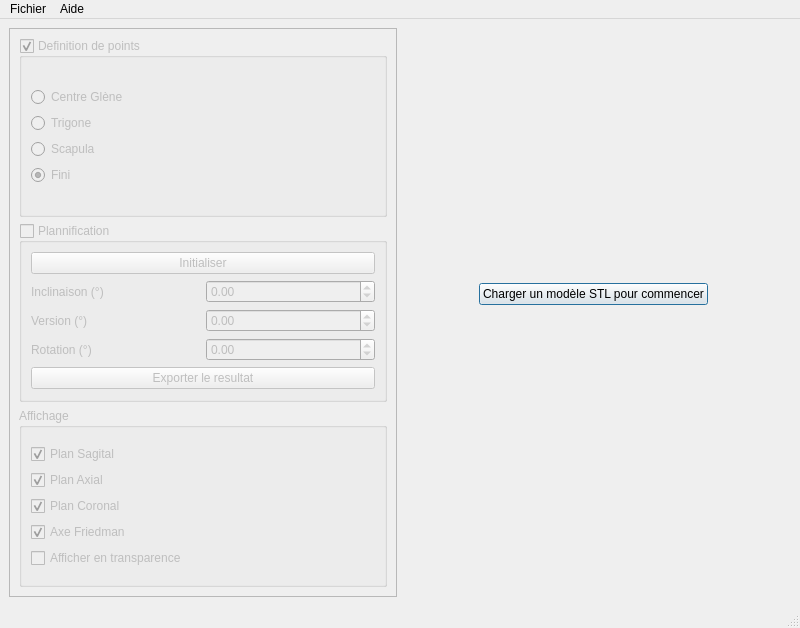
<?xml version="1.0" encoding="UTF-8"?>
<ui version="4.0">
 <class>ShoulderSelectionWindow</class>
 <widget class="QMainWindow" name="ShoulderSelectionWindow">
  <property name="geometry">
   <rect>
    <x>0</x>
    <y>0</y>
    <width>800</width>
    <height>628</height>
   </rect>
  </property>
  <property name="sizePolicy">
   <sizepolicy hsizetype="Preferred" vsizetype="Preferred">
    <horstretch>0</horstretch>
    <verstretch>0</verstretch>
   </sizepolicy>
  </property>
  <property name="windowTitle">
   <string>Planification épaule</string>
  </property>
  <widget class="QWidget" name="centralwidget">
   <layout class="QGridLayout" name="gridLayout_3">
    <item row="0" column="0">
     <layout class="QGridLayout" name="gridLayout">
      <item row="0" column="0">
       <widget class="QFrame" name="options_frame">
        <property name="enabled">
         <bool>false</bool>
        </property>
        <property name="sizePolicy">
         <sizepolicy hsizetype="Minimum" vsizetype="Preferred">
          <horstretch>0</horstretch>
          <verstretch>0</verstretch>
         </sizepolicy>
        </property>
        <property name="frameShape">
         <enum>QFrame::StyledPanel</enum>
        </property>
        <property name="frameShadow">
         <enum>QFrame::Raised</enum>
        </property>
        <layout class="QGridLayout" name="gridLayout_4">
         <item row="2" column="0">
          <widget class="QGroupBox" name="display_options">
           <property name="title">
            <string>Affichage</string>
           </property>
           <layout class="QGridLayout" name="gridLayout_7">
            <item row="0" column="0">
             <layout class="QVBoxLayout" name="verticalLayout_4">
              <item>
               <widget class="QCheckBox" name="displaySagital">
                <property name="text">
                 <string>Plan Sagital</string>
                </property>
                <property name="checked">
                 <bool>true</bool>
                </property>
               </widget>
              </item>
              <item>
               <widget class="QCheckBox" name="displayAxial">
                <property name="text">
                 <string>Plan Axial</string>
                </property>
                <property name="checked">
                 <bool>true</bool>
                </property>
               </widget>
              </item>
              <item>
               <widget class="QCheckBox" name="displayCoronal">
                <property name="text">
                 <string>Plan Coronal</string>
                </property>
                <property name="checked">
                 <bool>true</bool>
                </property>
               </widget>
              </item>
              <item>
               <widget class="QCheckBox" name="displayFriedman">
                <property name="text">
                 <string>Axe Friedman</string>
                </property>
                <property name="checked">
                 <bool>true</bool>
                </property>
               </widget>
              </item>
              <item>
               <widget class="QCheckBox" name="display_wireframe">
                <property name="text">
                 <string>Afficher en transparence</string>
                </property>
               </widget>
              </item>
             </layout>
            </item>
           </layout>
          </widget>
         </item>
         <item row="1" column="0">
          <widget class="QGroupBox" name="planification_axis">
           <property name="title">
            <string>Plannification</string>
           </property>
           <property name="checkable">
            <bool>true</bool>
           </property>
           <property name="checked">
            <bool>false</bool>
           </property>
           <layout class="QGridLayout" name="gridLayout_5">
            <item row="0" column="0">
             <layout class="QVBoxLayout" name="verticalLayout_2">
              <item>
               <widget class="QPushButton" name="init_plannif_button">
                <property name="text">
                 <string>Initialiser</string>
                </property>
               </widget>
              </item>
              <item>
               <layout class="QGridLayout" name="gridLayout_2">
                <item row="1" column="1">
                 <widget class="QDoubleSpinBox" name="version_input">
                  <property name="minimum">
                   <double>-180.000000000000000</double>
                  </property>
                  <property name="maximum">
                   <double>180.000000000000000</double>
                  </property>
                  <property name="singleStep">
                   <double>1.000000000000000</double>
                  </property>
                  <property name="stepType">
                   <enum>QAbstractSpinBox::DefaultStepType</enum>
                  </property>
                 </widget>
                </item>
                <item row="0" column="1">
                 <widget class="QDoubleSpinBox" name="inclinaison_input">
                  <property name="minimum">
                   <double>-180.000000000000000</double>
                  </property>
                  <property name="maximum">
                   <double>180.000000000000000</double>
                  </property>
                  <property name="singleStep">
                   <double>1.000000000000000</double>
                  </property>
                 </widget>
                </item>
                <item row="1" column="0">
                 <widget class="QLabel" name="label_2">
                  <property name="text">
                   <string>Version (°)</string>
                  </property>
                 </widget>
                </item>
                <item row="0" column="0">
                 <widget class="QLabel" name="label">
                  <property name="text">
                   <string>Inclinaison (°)</string>
                  </property>
                 </widget>
                </item>
                <item row="2" column="1">
                 <widget class="QDoubleSpinBox" name="rotation_input">
                  <property name="minimum">
                   <double>-180.000000000000000</double>
                  </property>
                  <property name="maximum">
                   <double>180.000000000000000</double>
                  </property>
                 </widget>
                </item>
                <item row="2" column="0">
                 <widget class="QLabel" name="label_3">
                  <property name="text">
                   <string>Rotation (°)</string>
                  </property>
                 </widget>
                </item>
               </layout>
              </item>
              <item>
               <widget class="QPushButton" name="export_button">
                <property name="text">
                 <string>Exporter le resultat</string>
                </property>
               </widget>
              </item>
             </layout>
            </item>
           </layout>
          </widget>
         </item>
         <item row="0" column="0">
          <widget class="QGroupBox" name="points_definition">
           <property name="title">
            <string>Definition de points</string>
           </property>
           <property name="checkable">
            <bool>true</bool>
           </property>
           <layout class="QGridLayout" name="gridLayout_6">
            <item row="0" column="0">
             <layout class="QVBoxLayout" name="verticalLayout_3">
              <item>
               <widget class="QRadioButton" name="selectGlene">
                <property name="text">
                 <string>Centre Glène</string>
                </property>
               </widget>
              </item>
              <item>
               <widget class="QRadioButton" name="selectTrigone">
                <property name="text">
                 <string>Trigone</string>
                </property>
               </widget>
              </item>
              <item>
               <widget class="QRadioButton" name="selectScapula">
                <property name="text">
                 <string>Scapula</string>
                </property>
               </widget>
              </item>
              <item>
               <widget class="QRadioButton" name="selectNone">
                <property name="text">
                 <string>Fini</string>
                </property>
                <property name="checked">
                 <bool>true</bool>
                </property>
               </widget>
              </item>
             </layout>
            </item>
           </layout>
          </widget>
         </item>
        </layout>
       </widget>
      </item>
     </layout>
    </item>
    <item row="0" column="1">
     <widget class="QWidget" name="selection_screen" native="true">
      <property name="enabled">
       <bool>true</bool>
      </property>
      <property name="sizePolicy">
       <sizepolicy hsizetype="Preferred" vsizetype="Preferred">
        <horstretch>0</horstretch>
        <verstretch>0</verstretch>
       </sizepolicy>
      </property>
      <widget class="QWidget" name="verticalLayoutWidget">
       <property name="geometry">
        <rect>
         <x>0</x>
         <y>0</y>
         <width>381</width>
         <height>531</height>
        </rect>
       </property>
       <layout class="QGridLayout" name="gridLayout_8">
        <item row="2" column="1">
         <spacer name="verticalSpacer_2">
          <property name="orientation">
           <enum>Qt::Vertical</enum>
          </property>
          <property name="sizeHint" stdset="0">
           <size>
            <width>20</width>
            <height>40</height>
           </size>
          </property>
         </spacer>
        </item>
        <item row="1" column="1">
         <widget class="QPushButton" name="first_model_loading_button">
          <property name="sizePolicy">
           <sizepolicy hsizetype="Minimum" vsizetype="Fixed">
            <horstretch>0</horstretch>
            <verstretch>0</verstretch>
           </sizepolicy>
          </property>
          <property name="text">
           <string>Charger un modèle STL pour commencer</string>
          </property>
          <property name="autoDefault">
           <bool>false</bool>
          </property>
          <property name="default">
           <bool>true</bool>
          </property>
          <property name="flat">
           <bool>false</bool>
          </property>
         </widget>
        </item>
        <item row="0" column="1">
         <spacer name="verticalSpacer">
          <property name="orientation">
           <enum>Qt::Vertical</enum>
          </property>
          <property name="sizeHint" stdset="0">
           <size>
            <width>20</width>
            <height>40</height>
           </size>
          </property>
         </spacer>
        </item>
        <item row="1" column="0">
         <spacer name="horizontalSpacer">
          <property name="orientation">
           <enum>Qt::Horizontal</enum>
          </property>
          <property name="sizeHint" stdset="0">
           <size>
            <width>40</width>
            <height>20</height>
           </size>
          </property>
         </spacer>
        </item>
        <item row="1" column="2">
         <spacer name="horizontalSpacer_2">
          <property name="orientation">
           <enum>Qt::Horizontal</enum>
          </property>
          <property name="sizeHint" stdset="0">
           <size>
            <width>40</width>
            <height>20</height>
           </size>
          </property>
         </spacer>
        </item>
       </layout>
      </widget>
     </widget>
    </item>
   </layout>
  </widget>
  <widget class="QMenuBar" name="menubar">
   <property name="geometry">
    <rect>
     <x>0</x>
     <y>0</y>
     <width>800</width>
     <height>25</height>
    </rect>
   </property>
   <widget class="QMenu" name="menuFIchier">
    <property name="title">
     <string>Fichier</string>
    </property>
    <addaction name="actionCharger"/>
    <addaction name="separator"/>
    <addaction name="actionExporter"/>
   </widget>
   <widget class="QMenu" name="menuAide">
    <property name="title">
     <string>Aide</string>
    </property>
    <addaction name="actionAide"/>
   </widget>
   <addaction name="menuFIchier"/>
   <addaction name="menuAide"/>
  </widget>
  <widget class="QStatusBar" name="statusbar"/>
  <action name="actionCharger">
   <property name="text">
    <string>Charger</string>
   </property>
  </action>
  <action name="actionExporter">
   <property name="text">
    <string>Exporter</string>
   </property>
  </action>
  <action name="actionSelection_Centre_Glene">
   <property name="checkable">
    <bool>true</bool>
   </property>
   <property name="text">
    <string>Selection Centre Glene</string>
   </property>
   <property name="toolTip">
    <string>Selectionner le centre Glène</string>
   </property>
  </action>
  <action name="actionAide">
   <property name="text">
    <string>Aide</string>
   </property>
  </action>
 </widget>
 <resources/>
 <connections/>
</ui>
